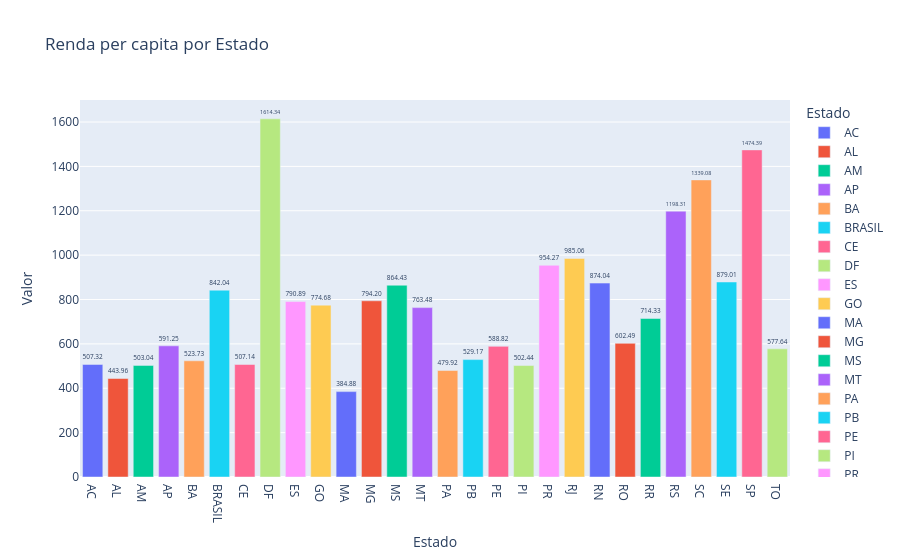

This figure's notebook cell:
### Code cell
import plotly.express as px


def plot_estado(dataframe, indicador):
  """Gera e retorna um gráfico de barras da renda per capita por Estado."""
  fig_estado = px.bar(
      dataframe,
      x='ESTADO_PARA_AGREGACAO',
      y=f'Valor_{indicador}',
      title=f'Renda per capita por Estado',
      color='ESTADO_PARA_AGREGACAO',
      text=f'Valor_{indicador}',
      labels={f'Valor_{indicador}': 'Valor', 'ESTADO_PARA_AGREGACAO': 'Estado'}
  )
  fig_estado.update_traces(texttemplate='%{text:.2f}', textposition='outside')
  return fig_estado

# Para exibir o gráfico, chame a função na célula:
plot_estado(df_estado, indicador_principal)

### Figure 1 — Plotly figure (JSON) as saved in the notebook; plotly's stock layout.template omitted (floating-point values rounded to 4 significant figures)
{"data": [{"hovertemplate": "Estado=%{x}<br>Valor=%{text}<extra></extra>", "legendgroup": "AC", "marker": {"color": "#636efa", "pattern": {"shape": ""}}, "name": "AC", "orientation": "v", "showlegend": true, "text": [507.3], "textposition": "outside", "texttemplate": "%{text:.2f}", "type": "bar", "x": ["AC"], "xaxis": "x", "y": [507.3], "yaxis": "y"}, {"hovertemplate": "Estado=%{x}<br>Valor=%{text}<extra></extra>", "legendgroup": "AL", "marker": {"color": "#EF553B", "pattern": {"shape": ""}}, "name": "AL", "orientation": "v", "showlegend": true, "text": [444.0], "textposition": "outside", "texttemplate": "%{text:.2f}", "type": "bar", "x": ["AL"], "xaxis": "x", "y": [444.0], "yaxis": "y"}, {"hovertemplate": "Estado=%{x}<br>Valor=%{text}<extra></extra>", "legendgroup": "AM", "marker": {"color": "#00cc96", "pattern": {"shape": ""}}, "name": "AM", "orientation": "v", "showlegend": true, "text": [503.0], "textposition": "outside", "texttemplate": "%{text:.2f}", "type": "bar", "x": ["AM"], "xaxis": "x", "y": [503.0], "yaxis": "y"}, {"hovertemplate": "Estado=%{x}<br>Valor=%{text}<extra></extra>", "legendgroup": "AP", "marker": {"color": "#ab63fa", "pattern": {"shape": ""}}, "name": "AP", "orientation": "v", "showlegend": true, "text": [591.2], "textposition": "outside", "texttemplate": "%{text:.2f}", "type": "bar", "x": ["AP"], "xaxis": "x", "y": [591.2], "yaxis": "y"}, {"hovertemplate": "Estado=%{x}<br>Valor=%{text}<extra></extra>", "legendgroup": "BA", "marker": {"color": "#FFA15A", "pattern": {"shape": ""}}, "name": "BA", "orientation": "v", "showlegend": true, "text": [523.7], "textposition": "outside", "texttemplate": "%{text:.2f}", "type": "bar", "x": ["BA"], "xaxis": "x", "y": [523.7], "yaxis": "y"}, {"hovertemplate": "Estado=%{x}<br>Valor=%{text}<extra></extra>", "legendgroup": "BRASIL", "marker": {"color": "#19d3f3", "pattern": {"shape": ""}}, "name": "BRASIL", "orientation": "v", "showlegend": true, "text": [842.0], "textposition": "outside", "texttemplate": "%{text:.2f}", "type": "bar", "x": ["BRASIL"], "xaxis": "x", "y": [842.0], "yaxis": "y"}, {"hovertemplate": "Estado=%{x}<br>Valor=%{text}<extra></extra>", "legendgroup": "CE", "marker": {"color": "#FF6692", "pattern": {"shape": ""}}, "name": "CE", "orientation": "v", "showlegend": true, "text": [507.1], "textposition": "outside", "texttemplate": "%{text:.2f}", "type": "bar", "x": ["CE"], "xaxis": "x", "y": [507.1], "yaxis": "y"}, {"hovertemplate": "Estado=%{x}<br>Valor=%{text}<extra></extra>", "legendgroup": "DF", "marker": {"color": "#B6E880", "pattern": {"shape": ""}}, "name": "DF", "orientation": "v", "showlegend": true, "text": [1614.0], "textposition": "outside", "texttemplate": "%{text:.2f}", "type": "bar", "x": ["DF"], "xaxis": "x", "y": [1614.0], "yaxis": "y"}, {"hovertemplate": "Estado=%{x}<br>Valor=%{text}<extra></extra>", "legendgroup": "ES", "marker": {"color": "#FF97FF", "pattern": {"shape": ""}}, "name": "ES", "orientation": "v", "showlegend": true, "text": [790.9], "textposition": "outside", "texttemplate": "%{text:.2f}", "type": "bar", "x": ["ES"], "xaxis": "x", "y": [790.9], "yaxis": "y"}, {"hovertemplate": "Estado=%{x}<br>Valor=%{text}<extra></extra>", "legendgroup": "GO", "marker": {"color": "#FECB52", "pattern": {"shape": ""}}, "name": "GO", "orientation": "v", "showlegend": true, "text": [774.7], "textposition": "outside", "texttemplate": "%{text:.2f}", "type": "bar", "x": ["GO"], "xaxis": "x", "y": [774.7], "yaxis": "y"}, {"hovertemplate": "Estado=%{x}<br>Valor=%{text}<extra></extra>", "legendgroup": "MA", "marker": {"color": "#636efa", "pattern": {"shape": ""}}, "name": "MA", "orientation": "v", "showlegend": true, "text": [384.9], "textposition": "outside", "texttemplate": "%{text:.2f}", "type": "bar", "x": ["MA"], "xaxis": "x", "y": [384.9], "yaxis": "y"}, {"hovertemplate": "Estado=%{x}<br>Valor=%{text}<extra></extra>", "legendgroup": "MG", "marker": {"color": "#EF553B", "pattern": {"shape": ""}}, "name": "MG", "orientation": "v", "showlegend": true, "text": [794.2], "textposition": "outside", "texttemplate": "%{text:.2f}", "type": "bar", "x": ["MG"], "xaxis": "x", "y": [794.2], "yaxis": "y"}, {"hovertemplate": "Estado=%{x}<br>Valor=%{text}<extra></extra>", "legendgroup": "MS", "marker": {"color": "#00cc96", "pattern": {"shape": ""}}, "name": "MS", "orientation": "v", "showlegend": true, "text": [864.4], "textposition": "outside", "texttemplate": "%{text:.2f}", "type": "bar", "x": ["MS"], "xaxis": "x", "y": [864.4], "yaxis": "y"}, {"hovertemplate": "Estado=%{x}<br>Valor=%{text}<extra></extra>", "legendgroup": "MT", "marker": {"color": "#ab63fa", "pattern": {"shape": ""}}, "name": "MT", "orientation": "v", "showlegend": true, "text": [763.5], "textposition": "outside", "texttemplate": "%{text:.2f}", "type": "bar", "x": ["MT"], "xaxis": "x", "y": [763.5], "yaxis": "y"}, {"hovertemplate": "Estado=%{x}<br>Valor=%{text}<extra></extra>", "legendgroup": "PA", "marker": {"color": "#FFA15A", "pattern": {"shape": ""}}, "name": "PA", "orientation": "v", "showlegend": true, "text": [479.9], "textposition": "outside", "texttemplate": "%{text:.2f}", "type": "bar", "x": ["PA"], "xaxis": "x", "y": [479.9], "yaxis": "y"}, {"hovertemplate": "Estado=%{x}<br>Valor=%{text}<extra></extra>", "legendgroup": "PB", "marker": {"color": "#19d3f3", "pattern": {"shape": ""}}, "name": "PB", "orientation": "v", "showlegend": true, "text": [529.2], "textposition": "outside", "texttemplate": "%{text:.2f}", "type": "bar", "x": ["PB"], "xaxis": "x", "y": [529.2], "yaxis": "y"}, {"hovertemplate": "Estado=%{x}<br>Valor=%{text}<extra></extra>", "legendgroup": "PE", "marker": {"color": "#FF6692", "pattern": {"shape": ""}}, "name": "PE", "orientation": "v", "showlegend": true, "text": [588.8], "textposition": "outside", "texttemplate": "%{text:.2f}", "type": "bar", "x": ["PE"], "xaxis": "x", "y": [588.8], "yaxis": "y"}, {"hovertemplate": "Estado=%{x}<br>Valor=%{text}<extra></extra>", "legendgroup": "PI", "marker": {"color": "#B6E880", "pattern": {"shape": ""}}, "name": "PI", "orientation": "v", "showlegend": true, "text": [502.4], "textposition": "outside", "texttemplate": "%{text:.2f}", "type": "bar", "x": ["PI"], "xaxis": "x", "y": [502.4], "yaxis": "y"}, {"hovertemplate": "Estado=%{x}<br>Valor=%{text}<extra></extra>", "legendgroup": "PR", "marker": {"color": "#FF97FF", "pattern": {"shape": ""}}, "name": "PR", "orientation": "v", "showlegend": true, "text": [954.3], "textposition": "outside", "texttemplate": "%{text:.2f}", "type": "bar", "x": ["PR"], "xaxis": "x", "y": [954.3], "yaxis": "y"}, {"hovertemplate": "Estado=%{x}<br>Valor=%{text}<extra></extra>", "legendgroup": "RJ", "marker": {"color": "#FECB52", "pattern": {"shape": ""}}, "name": "RJ", "orientation": "v", "showlegend": true, "text": [985.1], "textposition": "outside", "texttemplate": "%{text:.2f}", "type": "bar", "x": ["RJ"], "xaxis": "x", "y": [985.1], "yaxis": "y"}, {"hovertemplate": "Estado=%{x}<br>Valor=%{text}<extra></extra>", "legendgroup": "RN", "marker": {"color": "#636efa", "pattern": {"shape": ""}}, "name": "RN", "orientation": "v", "showlegend": true, "text": [874.0], "textposition": "outside", "texttemplate": "%{text:.2f}", "type": "bar", "x": ["RN"], "xaxis": "x", "y": [874.0], "yaxis": "y"}, {"hovertemplate": "Estado=%{x}<br>Valor=%{text}<extra></extra>", "legendgroup": "RO", "marker": {"color": "#EF553B", "pattern": {"shape": ""}}, "name": "RO", "orientation": "v", "showlegend": true, "text": [602.5], "textposition": "outside", "texttemplate": "%{text:.2f}", "type": "bar", "x": ["RO"], "xaxis": "x", "y": [602.5], "yaxis": "y"}, {"hovertemplate": "Estado=%{x}<br>Valor=%{text}<extra></extra>", "legendgroup": "RR", "marker": {"color": "#00cc96", "pattern": {"shape": ""}}, "name": "RR", "orientation": "v", "showlegend": true, "text": [714.3], "textposition": "outside", "texttemplate": "%{text:.2f}", "type": "bar", "x": ["RR"], "xaxis": "x", "y": [714.3], "yaxis": "y"}, {"hovertemplate": "Estado=%{x}<br>Valor=%{text}<extra></extra>", "legendgroup": "RS", "marker": {"color": "#ab63fa", "pattern": {"shape": ""}}, "name": "RS", "orientation": "v", "showlegend": true, "text": [1198.0], "textposition": "outside", "texttemplate": "%{text:.2f}", "type": "bar", "x": ["RS"], "xaxis": "x", "y": [1198.0], "yaxis": "y"}, {"hovertemplate": "Estado=%{x}<br>Valor=%{text}<extra></extra>", "legendgroup": "SC", "marker": {"color": "#FFA15A", "pattern": {"shape": ""}}, "name": "SC", "orientation": "v", "showlegend": true, "text": [1339.0], "textposition": "outside", "texttemplate": "%{text:.2f}", "type": "bar", "x": ["SC"], "xaxis": "x", "y": [1339.0], "yaxis": "y"}, {"hovertemplate": "Estado=%{x}<br>Valor=%{text}<extra></extra>", "legendgroup": "SE", "marker": {"color": "#19d3f3", "pattern": {"shape": ""}}, "name": "SE", "orientation": "v", "showlegend": true, "text": [879.0], "textposition": "outside", "texttemplate": "%{text:.2f}", "type": "bar", "x": ["SE"], "xaxis": "x", "y": [879.0], "yaxis": "y"}, {"hovertemplate": "Estado=%{x}<br>Valor=%{text}<extra></extra>", "legendgroup": "SP", "marker": {"color": "#FF6692", "pattern": {"shape": ""}}, "name": "SP", "orientation": "v", "showlegend": true, "text": [1474.0], "textposition": "outside", "texttemplate": "%{text:.2f}", "type": "bar", "x": ["SP"], "xaxis": "x", "y": [1474.0], "yaxis": "y"}, {"hovertemplate": "Estado=%{x}<br>Valor=%{text}<extra></extra>", "legendgroup": "TO", "marker": {"color": "#B6E880", "pattern": {"shape": ""}}, "name": "TO", "orientation": "v", "showlegend": true, "text": [577.6], "textposition": "outside", "texttemplate": "%{text:.2f}", "type": "bar", "x": ["TO"], "xaxis": "x", "y": [577.6], "yaxis": "y"}], "layout": {"barmode": "relative", "legend": {"title": {"text": "Estado"}, "tracegroupgap": 0}, "title": {"text": "Renda per capita por Estado"}, "xaxis": {"anchor": "y", "categoryarray": ["AC", "AL", "AM", "AP", "BA", "BRASIL", "CE", "DF", "ES", "GO", "MA", "MG", "MS", "MT", "PA", "PB", "PE", "PI", "PR", "RJ", "RN", "RO", "RR", "RS", "SC", "SE", "SP", "TO"], "categoryorder": "array", "domain": [0, 1], "title": {"text": "Estado"}}, "yaxis": {"anchor": "x", "domain": [0, 1], "title": {"text": "Valor"}}}}
